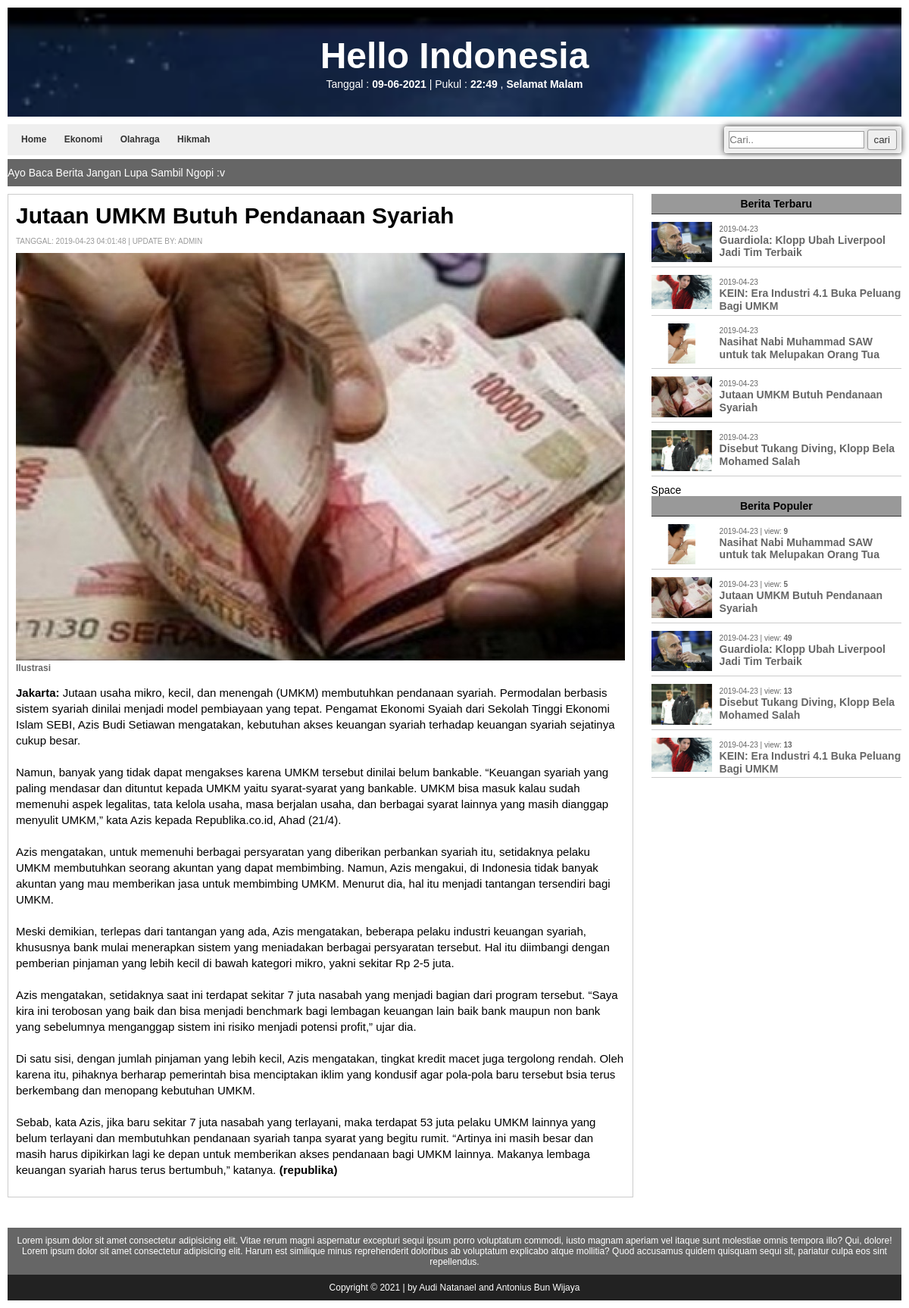
Page /?open=detail&id=8 on the committed database.
### tables this page shows
CREATE TABLE `kategori` (
  `ID` int(5) NOT NULL,
  `Kategori` varchar(100) NOT NULL,
  `alias` varchar(50) NOT NULL,
  `Terbit` varchar(1) NOT NULL
);

CREATE TABLE `berita` (
  `ID` int(10) NOT NULL,
  `Judul` varchar(255) NOT NULL,
  `Kategori` varchar(50) NOT NULL,
  `Isi` text NOT NULL,
  `Gambar` varchar(255) NOT NULL,
  `Teks` text NOT NULL,
  `Tanggal` varchar(30) NOT NULL,
  `Updateby` varchar(50) NOT NULL,
  `Viewnum` varchar(20) NOT NULL,
  `Post_type` varchar(20) NOT NULL,
  `Terbit` varchar(1) NOT NULL
);

### inc/fungsi.php (the view, shortened to what this page needs)
<?php
include 'koneksi.php';
function populer()
{
	?>
		<div class="bar-menu">
			Berita Populer
		</div>
		<div>
			<?php
			global $connect;
			$pop = mysqli_query($connect,"SELECT * FROM berita WHERE Terbit='1' AND Tanggal>='".date('Y-m-d H:i:s', strtotime(''.POPULER_TIME.' days'))."' ORDER BY Viewnum DESC LIMIT 0,10");
			while ($r = mysqli_fetch_array($pop)) {
				extract($r);
				echo'
				<div class="side-box">
					<div class="img">
						<img src="'.URL_SITUS.$Gambar.'">
					</div>
					<span>'.substr($Tanggal, 0, 10).' | view: <b>'.$Viewnum.'</b> </span>
					<h1><a href="./?open=detail&id='.$ID.'">'.$Judul.'</a></h1>
					<div class="clear"></div>
				</div>
				';
			}
			?>
		</div>
		<?php
}
function beritaterbaru()
{
	?>
		<div class="bar-menu">
			Berita Terbaru
		</div>
		<div>
			<?php
			global $connect;
			$terkini = mysqli_query($connect,"SELECT * FROM berita WHERE Terbit='1' ORDER BY ID DESC LIMIT 0,10");
			while ($r = mysqli_fetch_array($terkini)) {
				extract($r);
				echo'
				<div class="side-box">
					<div class="img">
						<img src="'.URL_SITUS.$Gambar.'">
					</div>
					<span>'.substr($Tanggal, 0, 10).' </span>
					<h1><a href="./?open=detail&id='.$ID.'">'.$Judul.'</a></h1>
					<div class="clear"></div>
				</div>
				';
			}
			?>
		</div>
		<?php
}
?>

### header.php (shortened to what this page needs)
<?php
include("inc/fungsi.php");
 ?>
<!DOCTYPE html>
<html>
<head>
    <link rel="stylesheet" type="text/css" href="assets/style.css">
</head>
<body>
    <div class="wrap">
        <div class="pd10">
            <header>
                <div class="menyapa pt35 pb35 mb10">
                    <h1>Hello Indonesia</h1>
                    <?php
						$tanggal = mktime(date('m'), date("d"), date('Y'));
						echo "Tanggal : <b> " . date("d-m-Y", $tanggal ) . "</b>";
						$jam = date ("H:i");
						echo " | Pukul : <b> " . $jam . " " ." </b> ";
						$a = date ("H");
						if (($a>=6) && ($a<=11)) {
							echo " <b>, Selamat Pagi !! </b>";
						}else if(($a>=11) && ($a<=15)){
							echo " , Selamat  Pagi !! ";
						}elseif(($a>15) && ($a<=18)){
							echo ", Selamat Siang !!";
						}else{
							echo ", <b> Selamat Malam </b>";
						}
					?>
                </div>
                <nav>
                    <a href="./">Home</a>
                    <?php
				global $connect;
				$menu = mysqli_query($connect,"SELECT * FROM kategori WHERE Terbit='1' ORDER BY ID ASC LIMIT 0,10");
				while ($r = mysqli_fetch_array($menu)) {
					extract($r);
					echo'
					<a href="./?open=cat&id='.$ID.'">'.$Kategori.'</a>
					';
				}
				 ?>
                    <form action="" method="GET" class="btn fr" style="margin-top:-5px; margin-right: -8px;">
                        <input type="text" name="key" placeholder="Cari..">
                        <input type="submit" name="open" value="cari">
                    </form>
                </nav>
                <div class="teksjalannav pt10 pb10 mt5">
                    <marquee direction="left" behavior="scroll">Ayo Baca Berita Jangan Lupa Sambil Ngopi :v
                    </marquee>
                </div>
            </header>

### detail.php (shortened to what this page needs)
<div class="mainpage">
	<div class="content">
		<?php
		$id = (isset($_GET['id']) ? $_GET['id'] : '');
		global $connect;
		$sql = mysqli_query($connect,"SELECT * FROM berita WHERE Terbit='1' AND ID = '".$id."' ");
		while ($b = mysqli_fetch_array($sql)) {
		extract($b);
		echo'
		<div class="detail">
			<h1>'.$Judul.'</h1>
			<div class="info">
				<span> Tanggal: '.$Tanggal.' </span> | <span> Update by: '.$Updateby.' </span>
			</div>
			 <div class="img">
			 	<img src="'.URL_SITUS.$Gambar.'">
			 	<div class="teks-foto">'.$Teks.'</div>
			 </div>
			 <p>'.nl2br($Isi).'</p>
			 <div class="clear"></div>
		</div>
		';
		}
		?>
	</div>
	<div class="sidebar">
		<?php
		include 'sidebar.php';
		 ?>
	</div>
</div>

### assets/style.css (style rules this page uses)
body { margin:0; padding:0; background: rgb(255, 255, 255); font-family: arial, sans-serif; font-size: 14px; color: rgb(0, 0, 0); }
a { text-decoration: none; color: #666666 }
h1, h2, h3, h4, h5, h6 { line-height: 1.2; }
h1 { font-size: 48px; margin: 0; }
.fr { float: right; }
.pd10 { padding: 10px !important; }
.pt10 { padding-top: 10px !important; }
.pt35 { padding-top: 35px !important; }
.pb10 { padding-bottom: 10px !important; }
.pb35 { padding-bottom: 35px !important; }
.mt5 { margin-top: 5px !important; }
.mb10 { margin-bottom: 10px !important; }
.wrap { width: 100%; margin: 0 auto; }
input[type="text"] { padding: 3px 0; border: 1px solid #999; }
input[type="submit"] { box-shadow: 0px 0px 10px #ccc; border: 1px solid #999; padding: 5px 8px; color:#333; box-sizing: border-box; border-radius:3px; }
.btn { padding: 3px 5px; margin: 0px 3px; border-radius:3px; border:1px solid #FFF; box-sizing: border-box; box-shadow: 0px 0px 8px #333; }
header { min-height:90px; }
nav { padding: 8px; height: 25px; font-size:12px; line-height: 25px; font-weight: 700; background: #efefef; }
nav a { margin: 3px 10px; color: #333; text-decoration: none; }
.mainpage { width: 100%; padding: 0; margin: 0; box-sizing: border-box; }
.content { width: 70%; float: left; }
.sidebar { width: 28%; float: right; }
.detail { width: 100%; box-sizing: border-box; margin: 0 0 10px 0; padding: 10px; border:1px solid #ccc; }
.detail .img { width:100%; height: auto; float: left; overflow: hidden; }
.detail .img img { width: 100%; border: 0; }
.detail h1 { font-size:30px; }
.detail p { font-size: 15px; line-height:1.4; }
.detail .info { font-size: 10px; text-transform: uppercase; color: #999; margin:10px 0; }
.detail .teks-foto { font-size: 12px; font-weight: 700; color: #666; margin-bottom: 15px; }
.bar-menu { font-size: 14px; font-weight: 700; text-align: center; padding: 5px 0; margin: 0 0 10px 0; background: #999; border-bottom: 1px solid #333; }
.side-box { width: 100%; box-sizing: border-box; margin: 0 0 10px 0; padding:0 0 3px 0; border-bottom:1px solid #ccc; }
.side-box .img { width:80px; height: auto; float: left; margin-right: 10px; overflow: hidden; }
.side-box .img img { width: 100%; }
.side-box h1 { font-size:14px; }
.side-box h1 a { color: #666; text-decoration: none; }
.side-box span { font-size: 10px; color: #666; }
.teksjalannav { background: #666; color:#FFF; }
.menyapa { background-image: url(../bg-helloindo.webp); text-align: center; color: #FFF; background-size: cover; background-repeat: no-repeat; background-position: center; background-attachment: fixed; }

### rows in the picture
kategori: Kategori "Ekonomi"
kategori: Kategori "Olahraga"
kategori: Kategori "Hikmah"
berita: Judul "Jutaan UMKM Butuh Pendanaan Syariah", Tanggal "2019-04-23 04:01:48", Updateby "ADMIN", Gambar (picture), Teks "Ilustrasi", Isi "Jakarta: Jutaan usaha mikro, kecil, dan menengah (UMKM) membutuhkan pendanaan syariah. Permodalan berbasis sistem syariah dinilai menjadi model pembiayaan yang tepat. Pengamat Ekonomi Syaiah dari Sekolah Tinggi Ekonomi Islam SEBI, Azis Budi Setiawan mengatakan, kebutuhan akses keuangan syariah terhadap keuangan syariah sejatinya cukup besar. Namun, banyak yang tidak dapat mengakses karena UMKM tersebut dinilai belum bankable. “Keuangan syariah yang paling mendasar dan dituntut kepada UMKM yaitu syarat-syarat yang bankable. UMKM bisa masuk kalau sudah memenuhi aspek legalitas, tata kelola usaha, masa berjalan usaha, dan berbagai syarat lainnya yang masih dianggap menyulit UMKM,” kata Azis…", Tanggal "2019-04-23", Viewnum "5"
berita: Gambar (picture), Tanggal "2019-04-23", Judul "Guardiola: Klopp Ubah Liverpool Jadi Tim Terbaik", Viewnum "49"
berita: Gambar (picture), Tanggal "2019-04-23", Judul "KEIN: Era Industri 4.1 Buka Peluang Bagi UMKM", Viewnum "13"
berita: Gambar (picture), Tanggal "2019-04-23", Judul "Nasihat Nabi Muhammad SAW untuk tak Melupakan Orang Tua", Viewnum "9"
berita: Gambar (picture), Tanggal "2019-04-23", Judul "Disebut Tukang Diving, Klopp Bela Mohamed Salah", Viewnum "13"

### other values in the picture
$jam "22:49"
